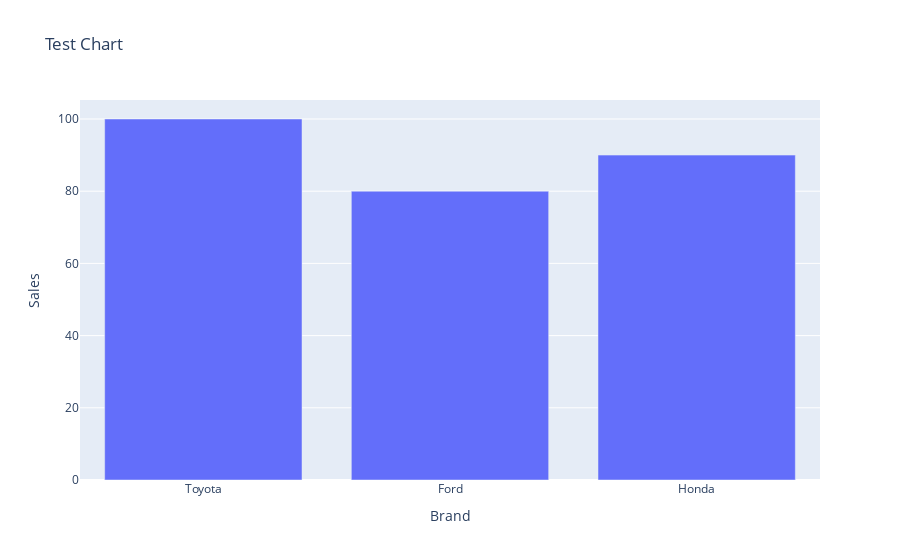

The code cell stored with this chart in its notebook:
### Code cell
df2 = pd.DataFrame({
    "Brand": ["Toyota", "Ford", "Honda"],
    "Sales": [100, 80, 90]
})

fig = px.bar(df2, x="Brand", y="Sales", title="Test Chart")
fig.show()

### Figure 1 — Plotly figure (JSON) as saved in the notebook; plotly's stock layout.template omitted (floating-point values rounded to 4 significant figures)
{"data": [{"hovertemplate": "Brand=%{x}<br>Sales=%{y}<extra></extra>", "legendgroup": "", "marker": {"color": "#636efa", "pattern": {"shape": ""}}, "name": "", "orientation": "v", "showlegend": false, "textposition": "auto", "type": "bar", "x": ["Toyota", "Ford", "Honda"], "xaxis": "x", "y": [100, 80, 90], "yaxis": "y"}], "layout": {"barmode": "relative", "legend": {"tracegroupgap": 0}, "title": {"text": "Test Chart"}, "xaxis": {"anchor": "y", "domain": [0, 1], "title": {"text": "Brand"}}, "yaxis": {"anchor": "x", "domain": [0, 1], "title": {"text": "Sales"}}}}
